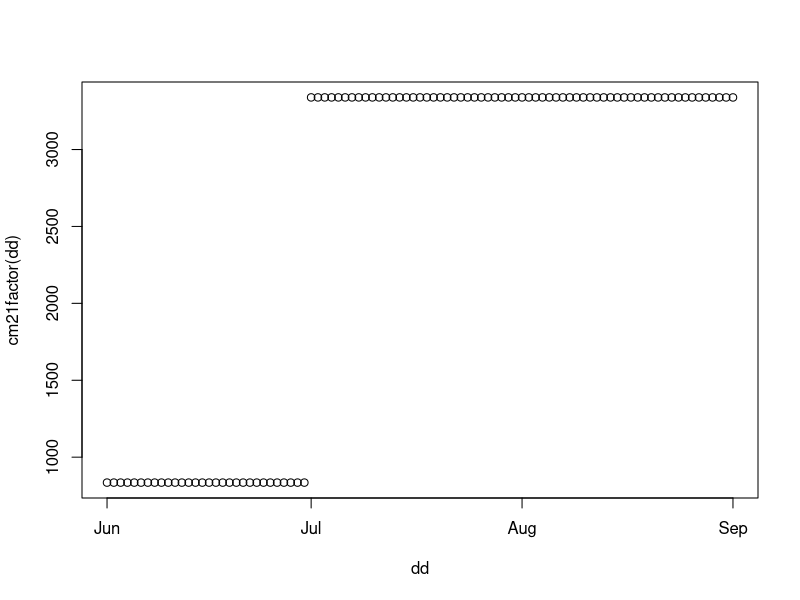
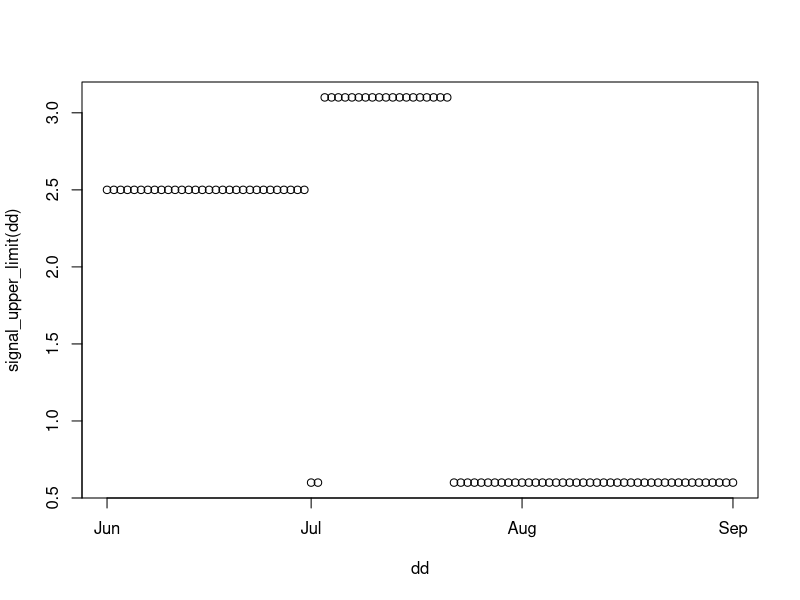

Here is the R script that generated these plots, in order:
# /* Copyright (C) 2022 Athanasios Natsis <natsisthanasis@gmail.com> */

#### Functions including the calibration factors of the instruments and the acquisition system.

Sys.setenv(TZ = "UTC")

####  Check input date help function  ####
is.POSIXct <- function(x) inherits(x, "POSIXct")

####  Calibration values from CM21_caldata_06.txt  ####
cm21_calibration_data <- matrix(
       c( "1991-01-01", 11.98E-6, 0.5E-2,
          "1995-10-21", 11.98E-6,   2E-2,
          "1995-11-02", 11.98E-6,   1E-2,  ## <- this is correct!!!
          "2004-07-01", 11.98E-6,   4E-2,  ## <- date is not correct needs a shift
          "2004-07-22", 11.98E-6,   4E-2,  ## <- date is not correct needs a shift
          "2005-12-05", 11.99E-6,   4E-2,
          "2011-12-30", 11.96E-6,   4E-2,
          "2012-01-31", 11.96E-6,   4E-2,
          "2022-06-04", 12.02E-6,   4E-2  ),
       byrow = TRUE,
       ncol = 3)


## Format to data frame
cm21_calibration_data <- data.frame(Date        = as.POSIXct( cm21_calibration_data[,1] ),
                                    Sensitivity = as.numeric( cm21_calibration_data[,2] ),
                                    Gain        = as.numeric( cm21_calibration_data[,3] ))

####  Interpolation functions with extend to right rule  ####
cm21_sensitivity <- approxfun( x      = cm21_calibration_data$Date,
                               y      = cm21_calibration_data$Sensitivity,
                               rule   = 1:2  )

cm21_gain        <- approxfun( x      = cm21_calibration_data$Date,
                               y      = cm21_calibration_data$Gain,
                               method = "constant",
                               rule   = 1:2  )


#'
#' Conversion factor from volt to watt for CM-21
#'
#' @details      This uses both the sensitivity of the instruments and
#'               the gain factor of the measurement device.
#'
#' @param  date  POSIXct date input for the conversion factor
#'
#' @return (numeric) Conversion factor
#'
#' @export
cm21factor <- function(date) {
    if (is.POSIXct(date)) {
        return( cm21_gain(date) / cm21_sensitivity(date) )
    } else {
        stop("input must be POSIXct.\n you gave : ",date)
    }
}



####  Set possible signal range on acquisition  ####
signal_physical_limits <- matrix(
    c( "1991-01-01",       -1.0, 5.0,
       "1995-10-21",       -0.4, 1.2,
       "1995-11-02",       -0.6, 2.5,
       "2004-07-01",       -0.2, 0.6,
       "2004-07-03 00:00", -0.2 + 2.5, 0.6 + 2.5, ## there is a siglnal offset
       "2004-07-22 00:00", -0.2, 0.6,
       "2005-12-05",       -0.2, 0.6,
       "2011-12-30",       -0.2, 0.6,
       "2012-01-31",       -0.2, 0.6,
       "2022-06-04",       -0.2, 0.6
        ),    byrow = TRUE,
    ncol = 3)

## Format to data frame
signal_physical_limits <- data.frame(Date      = as.POSIXct(signal_physical_limits[,1]),
                                     Lower_lim = as.numeric(signal_physical_limits[,2]),
                                     Upper_lim = as.numeric(signal_physical_limits[,3]))

# cm21factor(signal_physical_limits$Date) * signal_physical_limits$Lower_lim
# cm21factor(signal_physical_limits$Date) * signal_physical_limits$Upper_lim

signal_physical_limits$Lower_radiation_lim <- cm21factor(signal_physical_limits$Date) * signal_physical_limits$Lower_lim
signal_physical_limits$Upper_radiation_lim <- cm21factor(signal_physical_limits$Date) * signal_physical_limits$Upper_lim


####  Functions to get upper and lower limit for acquisition signal  ####
signal_lower_limit <- approxfun(x      = signal_physical_limits$Date,
                                y      = signal_physical_limits$Lower_lim,
                                method = "constant",
                                rule   = 1:2  )

signal_upper_limit <- approxfun(x      = signal_physical_limits$Date,
                                y      = signal_physical_limits$Upper_lim,
                                method = "constant",
                                rule   = 1:2  )


dd <- seq.POSIXt(as.POSIXct("2004-06-01"), as.POSIXct("2004-09-01"), by = "day")
plot(dd, cm21factor(dd))
plot(dd, signal_upper_limit(dd))
